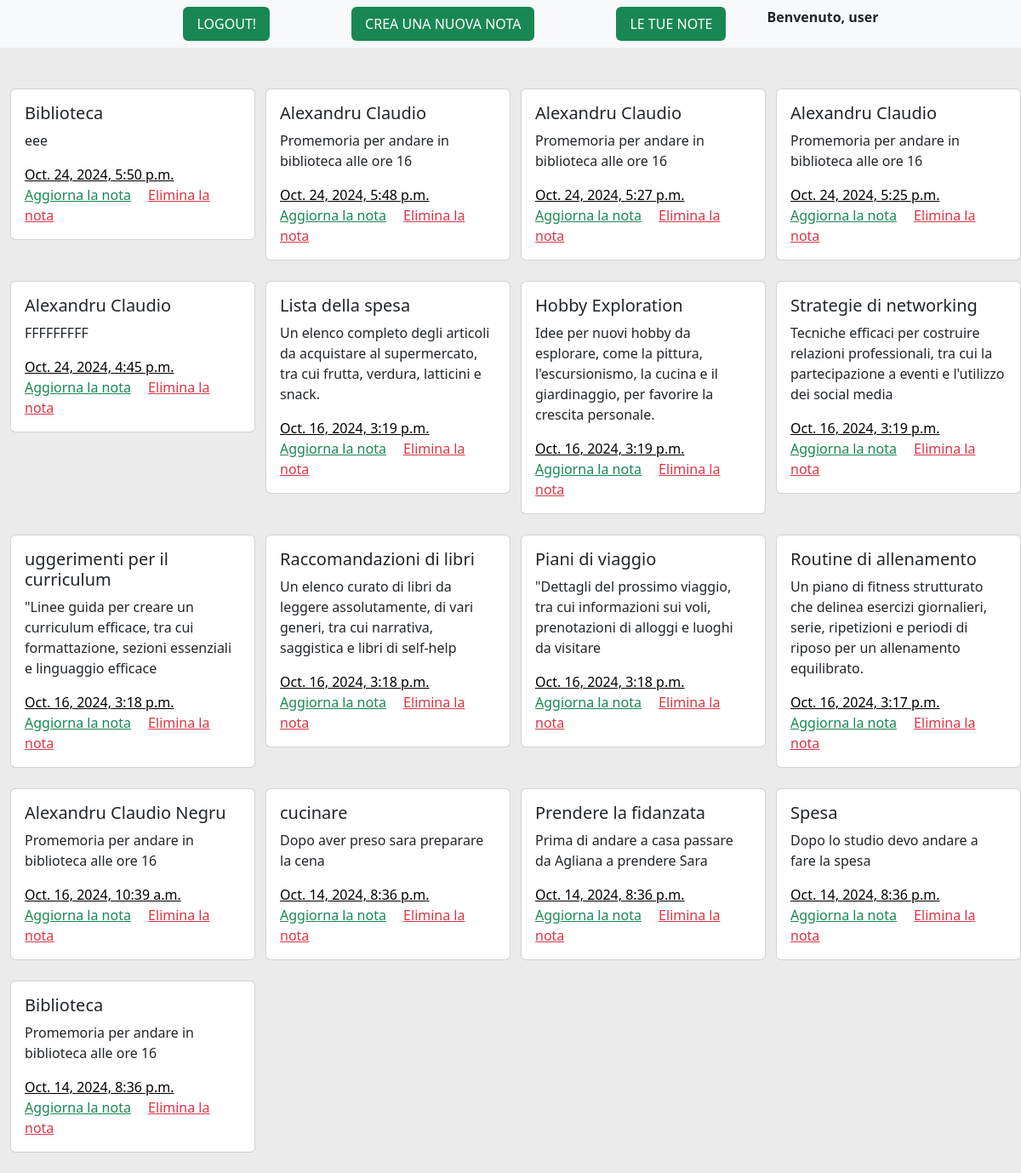
/note/ (signed in), run on the app's committed database.
### note/models.py (models this page shows, shortened)
class Note(models.Model):
    nome = models.CharField(max_length=40)
    description = models.CharField(max_length=2000)
    created_at = models.DateTimeField(auto_now_add= True)
    user= models.ForeignKey(User, on_delete=models.CASCADE)#User con questa relazione è il modello figlio. Eseguito import da django - ogni nota è collegata ad un solo utente

### note/views.py (the view)
# urls.py: path('', note, name='note'),  # Questa è la vista principale per l'app 'note'
def note(request):
    note = Note.objects.all().order_by('-id')
    return render(request, 'note/test.html' , {"note" : note})

### note/templates/note/test.html (shortened to what this page needs)
{%extends 'note/common.html' %}
  {% block content %}
  <div class="container-fluid mt-5">
    <div class="row">
      {% for nota in note %}
        <div class="col-lg-6 col-xl-3 col-md-6 mb-4">
          <div class="card" style="width: 18rem;">
            <div class="card-body">
              <h5 class="card-title">{{nota.nome}}</h5>
              <p class="card-text">{{nota.description }}</p>
              <a class="card-text text-black">{{nota.created_at}}</a><br>
              <a href="{% url 'update_note' nota.id %}" class="card-link text-success">Aggiorna la nota</a>
              <a href="{% url 'remove_note' nota.id %}" class="card-link text-danger">Elimina la nota</a>
            </div>
          </div>
        </div>
        {% if forloop.counter|divisibleby:4 %}
          </div>
          <div class="row">
        {% endif %}
      {% endfor %}
    </div>
  </div>
  {% endblock%}

### note/templates/note/common.html (shortened to what this page needs)
<!doctype html>
<html lang="en">
<head>
  <link href="https://cdn.jsdelivr.net/npm/bootstrap@5.3.3/dist/css/bootstrap.min.css" rel="stylesheet">
</head>
<body style="background-color: rgb(235, 235, 235);">
  <nav class="navbar navbar-expand-lg navbar-light bg-light">
    <div class="container justify-content-center  ">
      <ul class="nav nav-pills">
        <li class="nav-item">
          {% if user.is_authenticated %}
          <li class="nav-item justify-content-center">
            <form method="post" action="{% url 'logout' %}" style="display: inline;">
              <button type="submit" class="nav-link active bg-success mx-5" aria-current="page">LOGOUT!</button>
            </form>
          </li>
          <li class="nav-item">
            <a class="nav-link active bg-success mx-5" aria-current="page" href="{% url 'create_note' %}">CREA UNA NUOVA NOTA</a>
          </li>
          <li class="nav-item">
            <a class="nav-link active bg-success mx-5" aria-current="page" href="{% url 'note_list' %}">LE TUE NOTE</a>
          </li>
          {% else %}
          <a class="nav-link active bg-success mx-5 " aria-current="page" href="{% url 'registration' %}">REGISTRATI!</a>
        </li>
        <li class="nav-item">
          <a class="nav-link active bg-success mx-5 " aria-current="page" href="{% url 'login' %}">  ACCEDI! </a>
        </li>
        {% endif %}
    </li>
    <p><strong>Benvenuto, {% if user.is_authenticated %} {{ user.username }} {% else %} utente {% endif %}</strong></p>
  </ul>
</div>
</nav>
{% block content%}
{% endblock %}
</body>
</html>

### data on the page
Note: nome "Biblioteca", description "eee", created_at "Oct. 24, 2024, 5:50 p.m."
Note: nome "Alexandru Claudio", description "Promemoria per andare in biblioteca alle ore 16", created_at "Oct. 24, 2024, 5:48 p.m."
Note: nome "Alexandru Claudio", description "Promemoria per andare in biblioteca alle ore 16", created_at "Oct. 24, 2024, 5:27 p.m."
Note: nome "Alexandru Claudio", description "Promemoria per andare in biblioteca alle ore 16", created_at "Oct. 24, 2024, 5:25 p.m."
Note: nome "Alexandru Claudio", description "FFFFFFFFF", created_at "Oct. 24, 2024, 4:45 p.m."
Note: nome "Lista della spesa", description "Un elenco completo degli articoli da acquistare al supermercato, tra cui frutta, verdura, latticini e snack.", created_at "Oct. 16, 2024, 3:19 p.m."
Note: nome "Hobby Exploration", description "Idee per nuovi hobby da esplorare, come la pittura, l'escursionismo, la cucina e il giardinaggio, per favorire la crescita personale.", created_at "Oct. 16, 2024, 3:19 p.m."
Note: nome "Strategie di networking", description "Tecniche efficaci per costruire relazioni professionali, tra cui la partecipazione a eventi e l'utilizzo dei social media", created_at "Oct. 16, 2024, 3:19 p.m."
Note: nome "uggerimenti per il curriculum", description "\"Linee guida per creare un curriculum efficace, tra cui formattazione, sezioni essenziali e linguaggio efficace", created_at "Oct. 16, 2024, 3:18 p.m."
Note: nome "Raccomandazioni di libri", description "Un elenco curato di libri da leggere assolutamente, di vari generi, tra cui narrativa, saggistica e libri di self-help", created_at "Oct. 16, 2024, 3:18 p.m."
Note: nome "Piani di viaggio", description "\"Dettagli del prossimo viaggio, tra cui informazioni sui voli, prenotazioni di alloggi e luoghi da visitare", created_at "Oct. 16, 2024, 3:18 p.m."
Note: nome "Routine di allenamento", description "Un piano di fitness strutturato che delinea esercizi giornalieri, serie, ripetizioni e periodi di riposo per un allenamento equilibrato.", created_at "Oct. 16, 2024, 3:17 p.m."
Note: nome "Alexandru Claudio Negru", description "Promemoria per andare in biblioteca alle ore 16", created_at "Oct. 16, 2024, 10:39 a.m."
Note: nome "cucinare", description "Dopo aver preso sara preparare la cena", created_at "Oct. 14, 2024, 8:36 p.m."
Note: nome "Prendere la fidanzata", description "Prima di andare a casa passare da Agliana a prendere Sara", created_at "Oct. 14, 2024, 8:36 p.m."
Note: nome "Spesa", description "Dopo lo studio devo andare a fare la spesa", created_at "Oct. 14, 2024, 8:36 p.m."
Note: nome "Biblioteca", description "Promemoria per andare in biblioteca alle ore 16", created_at "Oct. 14, 2024, 8:36 p.m."

### other printed values
{{ user.username }} "user"
